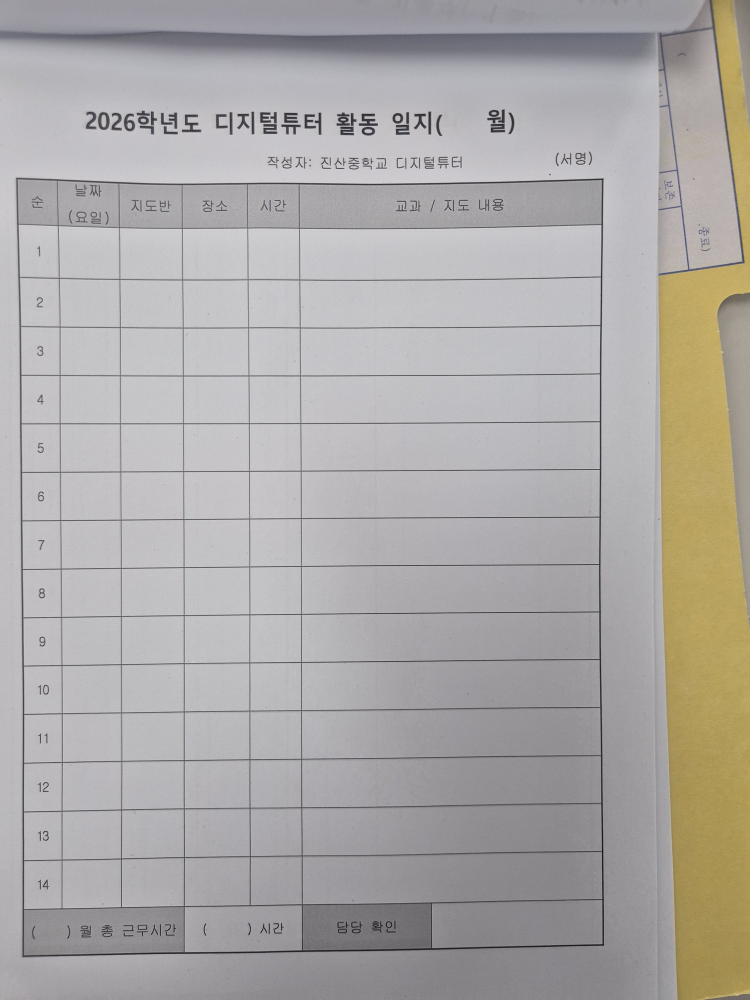
#> input picture data/photos/form_activity.jpg, 1500 x 2000 px (shown at 1/2 size)
$ python -i preprocess.py   (imports and definitions only)
#> lines starting #> are read from the running program, lines starting #| are printed output that depends on the picture; after the words box and inside, x2 and y2 are one past the last pixel; in counts of white or black regions, pixels touching at a corner belong together
#> further down, picture is the input picture: shape (2000, 1500, 3); mean B, G, R 167.5, 169.6, 172.6
"""용지 검출 + 원근 보정 + 선 마스크."""
import cv2
import numpy as np

PPM = 10  # px/mm


def _order(pts):
    pts = np.array(pts, dtype=np.float32).reshape(4, 2)
    s = pts.sum(1)
    d = np.diff(pts, axis=1).ravel()
    return np.array([pts[np.argmin(s)], pts[np.argmin(d)], pts[np.argmax(s)], pts[np.argmax(d)]], np.float32)


def find_paper(img):
    h, w = img.shape[:2]
    sc = 1000.0 / max(h, w)
    small = cv2.resize(img, None, fx=sc, fy=sc, interpolation=cv2.INTER_AREA)
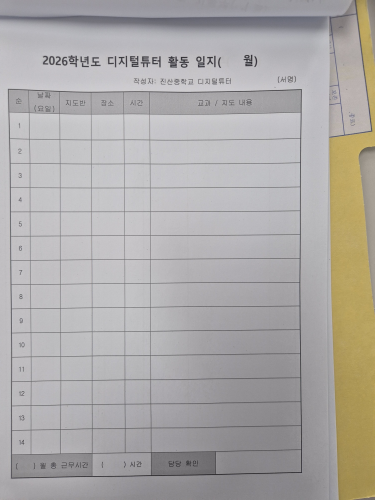
#> small: shape (1000, 750, 3) (shown at 1/2 size); mean B, G, R 167.7, 169.8, 172.8
    g = cv2.GaussianBlur(cv2.cvtColor(small, cv2.COLOR_BGR2GRAY), (9, 9), 0)
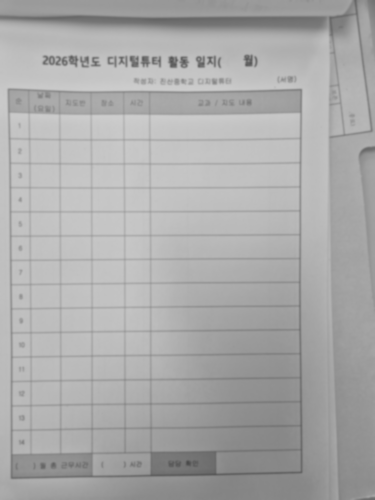
#> g: shape (1000, 750) (shown at 1/2 size); min 73, max 205, mean 170.4
    _, th = cv2.threshold(g, 0, 255, cv2.THRESH_BINARY + cv2.THRESH_OTSU)
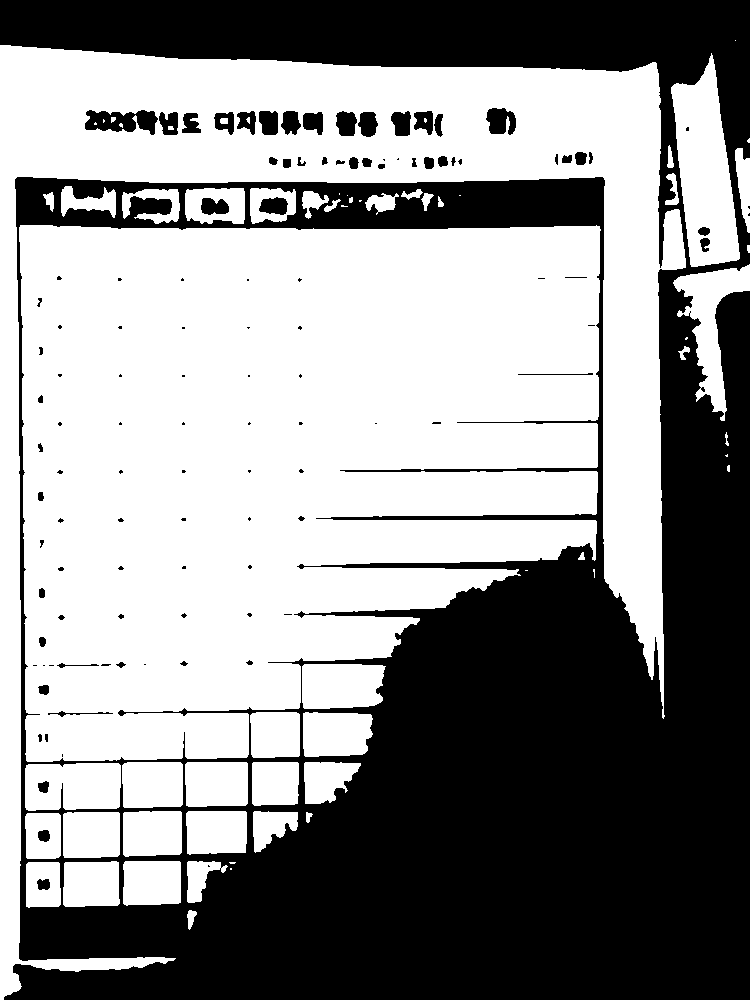
#> th: shape (1000, 750); 57.2% white; 112 black regions (53 under 20 px), largest, box (x1, y1, x2, y2) and area: (0, 0, 750, 1000) 311550, (85, 110, 158, 135) 1189, (486, 108, 516, 135) 598
    th = cv2.morphologyEx(th, cv2.MORPH_CLOSE, np.ones((15, 15), np.uint8))
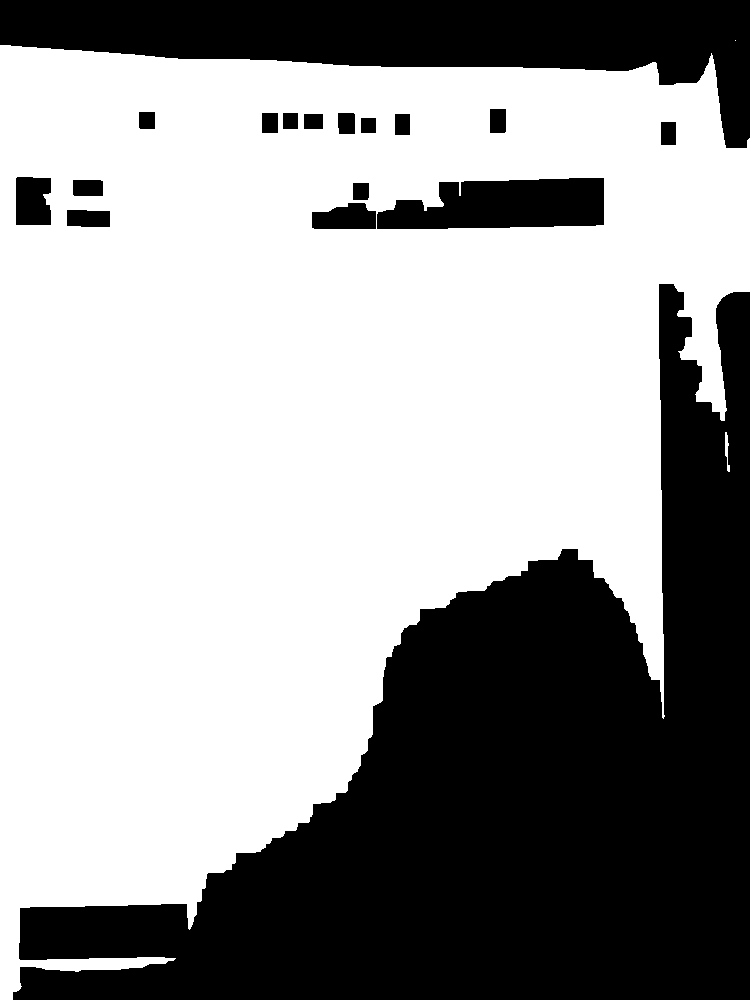
#> th: shape (1000, 750); 61.9% white; 17 black regions
    # 격자선/글자 구멍 메우기
    cnts, _ = cv2.findContours(th, cv2.RETR_EXTERNAL, cv2.CHAIN_APPROX_SIMPLE)
#> cnts = 3 contours, 1 with area under 20; largest, box (x1, y1, x2, y2) and area: (0, 45, 750, 1000) 478654, (725, 432, 730, 472) 60
    if not cnts:
        return None
    c = max(cnts, key=cv2.contourArea)
#> c = contour of 588 points, box (x1, y1, x2, y2) (0, 45, 750, 1000), area 478654
    if cv2.contourArea(c) < 0.2 * small.shape[0] * small.shape[1]:
        return None
    hull = cv2.convexHull(c)
#> hull = contour of 14 points, box (x1, y1, x2, y2) (0, 45, 750, 1000), area 586148
    quad = None
    peri = cv2.arcLength(hull, True)
#> peri = 3071
    for eps in np.arange(0.01, 0.1, 0.005):
        ap = cv2.approxPolyDP(hull, eps * peri, True)
        if len(ap) == 4:
            quad = ap.reshape(4, 2)
            break
#> this loop made 3 passes
#> quad on pass 3: [[711, 53], [663, 718], [0, 999], [0, 45]]
    if quad is None:
        quad = cv2.boxPoints(cv2.minAreaRect(hull))
    quad = _order(quad) / sc
#> in _order, `pts = np.array(pts, dtype=np.float32).reshape(4, 2)`: pts = [[711, 53], [663, 718], [0, 999], [0, 45]]
#> in _order, `s = pts.sum(1)`: s = [764, 1381, 999, 45]
#> in _order, `d = np.diff(pts, axis=1).ravel()`: d = [-658, 55, 999, 45]
#> quad = [[0, 90], [1422, 106], [1326, 1436], [0, 1998]]
    # 너무 이상한 사각형 / 사진 밖으로 잘림 검사
    m = 0.01 * max(h, w)
    touch = sum([(quad[:, 0] < m).any(), (quad[:, 0] > w - m).any(), (quad[:, 1] < m).any(), (quad[:, 1] > h - m).any()])
#> touch = 2
    return quad, touch


def rectify(img, force_fullframe=False):
    """반환: (보정 이미지, page_mm, flags, 변환 정보)"""
    flags = []
    res = None if force_fullframe else find_paper(img)
#> res = ([[0, 90], [1422, 106], [1326, 1436], [0, 1998]], 2)
    if res is not None:
        quad, touch = res
#> quad = [[0, 90], [1422, 106], [1326, 1436], [0, 1998]]; touch = 2
        w_ = (np.linalg.norm(quad[1] - quad[0]) + np.linalg.norm(quad[2] - quad[3])) / 2
#> w_ = 1431.1
        h_ = (np.linalg.norm(quad[3] - quad[0]) + np.linalg.norm(quad[2] - quad[1])) / 2
#> h_ = 1620.7
        ratio = max(w_, h_) / max(1.0, min(w_, h_))
#> ratio = 1.13
        if touch >= 3:
            flags.append({"reason": "paper_clipped"})
            res = None
        elif abs(ratio - 1.414) > 0.12:
            flags.append({"reason": "paper_not_a4_ratio:%.2f" % ratio})
            res = None
    if res is None:
        flags.append({"reason": "no_paper_assume_width_210mm"})
        h, w = img.shape[:2]
        s = 2100.0 / w
        out = cv2.resize(img, None, fx=s, fy=s, interpolation=cv2.INTER_AREA if s < 1 else cv2.INTER_CUBIC)
        return out, [210, round(out.shape[0] / PPM, 1)], flags
    w_ = (np.linalg.norm(quad[1] - quad[0]) + np.linalg.norm(quad[2] - quad[3])) / 2
    h_ = (np.linalg.norm(quad[3] - quad[0]) + np.linalg.norm(quad[2] - quad[1])) / 2
    if w_ > h_:
        W, H, pg = 2970, 2100, [297, 210]
        flags.append({"reason": "landscape_page"})
    else:
        W, H, pg = 2100, 2970, [210, 297]
    dst = np.array([[0, 0], [W - 1, 0], [W - 1, H - 1], [0, H - 1]], np.float32)
    M = cv2.getPerspectiveTransform(quad, dst)
    out = cv2.warpPerspective(img, M, (W, H), flags=cv2.INTER_CUBIC, borderValue=(255, 255, 255))
    return out, pg, flags


# [83 lines left out: functions line_mask, table_rectify, flatten, not called in this run]

>>> import cv2
>>> picture = cv2.imread('../data/photos/form_activity.jpg')
>>> result = rectify(picture)

$ run again, on data/photos/form_attendance.jpg
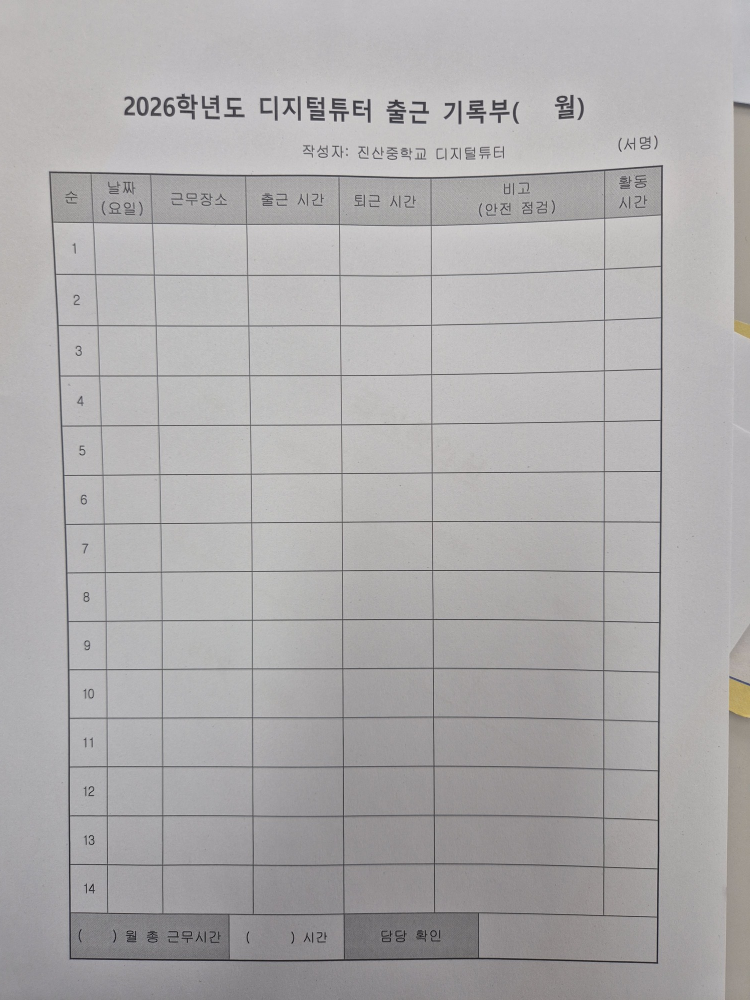
#> input picture data/photos/form_attendance.jpg, 1500 x 2000 px (shown at 1/2 size)
#> picture is the input picture: shape (2000, 1500, 3); mean B, G, R 171.9, 171.3, 173.2
#> in find_paper, `_, th = cv2.threshold(g, 0, 255, cv2.THRESH_BINARY + cv2.THRESH_OTSU)`:
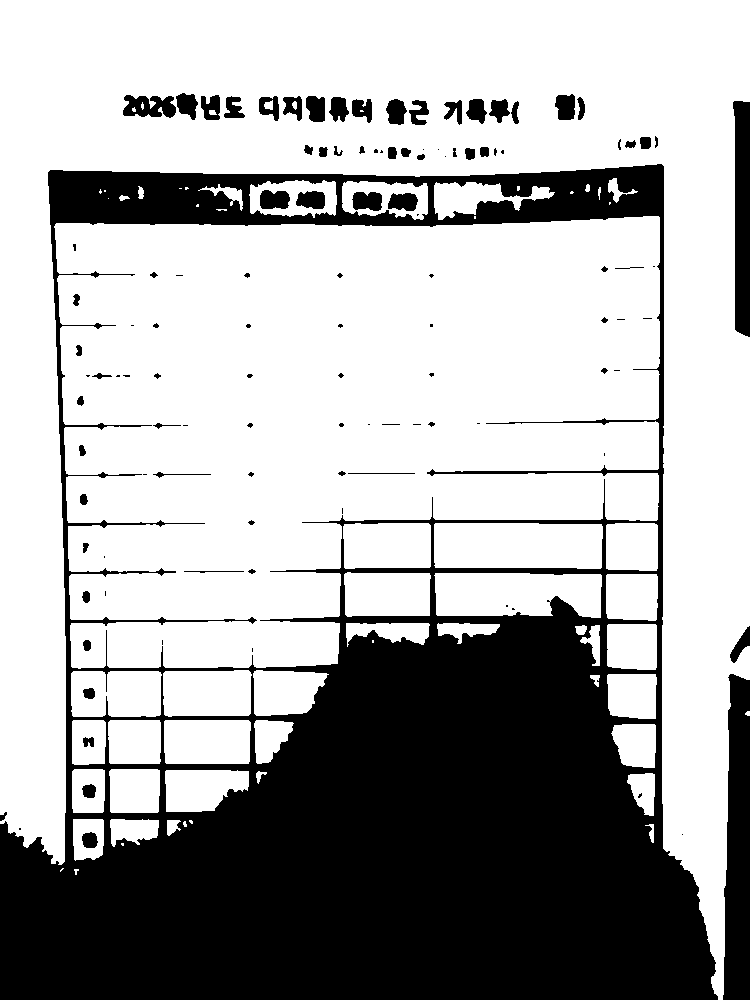
#> th: shape (1000, 750); 66.9% white; 115 black regions (46 under 20 px), largest, box (x1, y1, x2, y2) and area: (0, 164, 718, 1000) 226736, (723, 674, 750, 1000) 7462, (733, 101, 750, 337) 3511
#> in find_paper, `th = cv2.morphologyEx(th, cv2.MORPH_CLOSE, np.ones((15, 15), np.uint8))`:
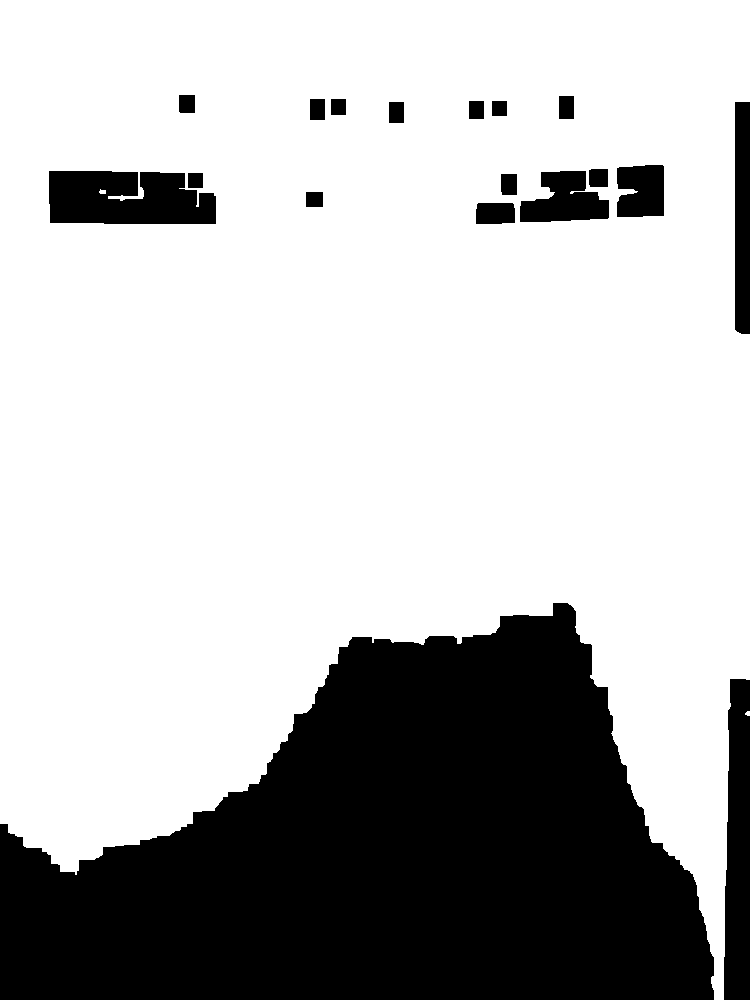
#> th: shape (1000, 750); 72.2% white; 18 black regions
#> cnts = 2 contours, 1 with area under 20; largest, box (x1, y1, x2, y2) and area: (0, 0, 750, 1000) 556214
#> c = contour of 419 points, box (x1, y1, x2, y2) (0, 0, 750, 1000), area 556214
#> hull = contour of 10 points, box (x1, y1, x2, y2) (0, 0, 750, 1000), area 693266
#> peri = 3324.6
#> the loop in find_paper, `for eps in np.arange(0.01, 0.1, 0.005):` made 1 pass
#> quad on pass 1: [[749, 0], [723, 999], [24, 846], [0, 0]]
#> pts = [[749, 0], [723, 999], [24, 846], [0, 0]]
#> in _order, `s = pts.sum(1)`: s = [749, 1722, 870, 0]
#> d = [-749, 276, 822, 0]
#> in find_paper, `quad = _order(quad) / sc`: quad = [[0, 0], [1498, 0], [1446, 1998], [48, 1692]]
#> in find_paper, `touch = sum([(quad[:, 0] < m).any(), (quad[:, 0] > w - m).any(), (quad..`: touch = 4
#> res = ([[0, 0], [1498, 0], [1446, 1998], [48, 1692]], 4)
#> in rectify, `quad, touch = res`: quad = [[0, 0], [1498, 0], [1446, 1998], [48, 1692]]; touch = 4
#> w_ = 1464.5
#> h_ = 1845.7
#> ratio = 1.26

$ run again, on data/photos/form_meal.jpg
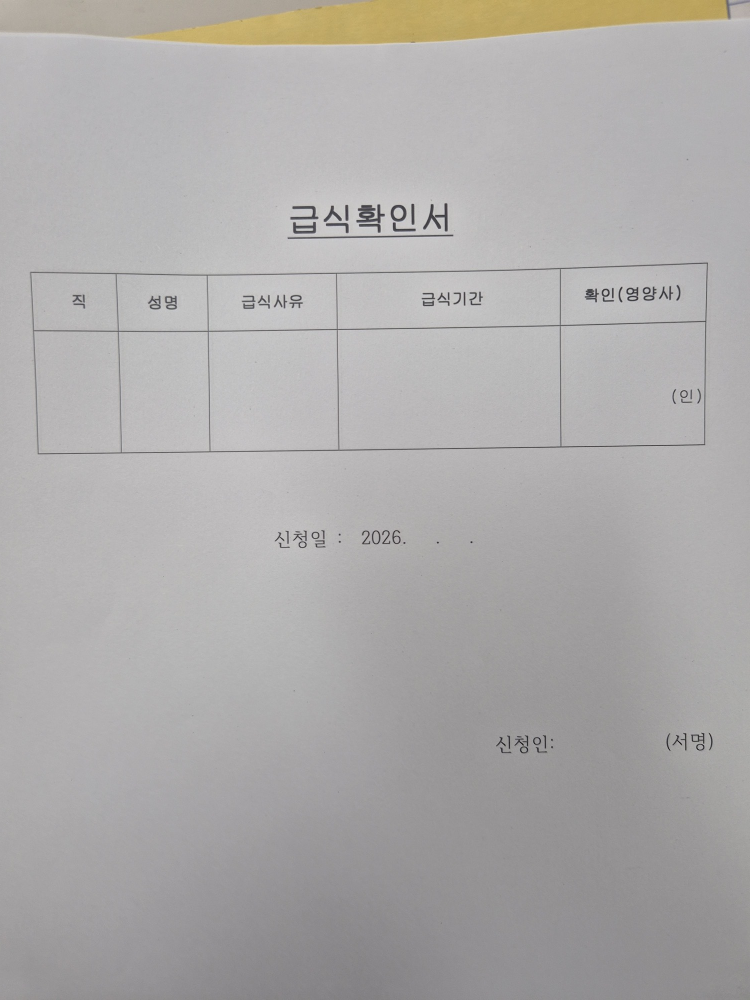
#> input picture data/photos/form_meal.jpg, 1500 x 2000 px (shown at 1/2 size)
#> picture is the input picture: shape (2000, 1500, 3); mean B, G, R 170.5, 171.2, 173.3
#> in find_paper, `_, th = cv2.threshold(g, 0, 255, cv2.THRESH_BINARY + cv2.THRESH_OTSU)`:
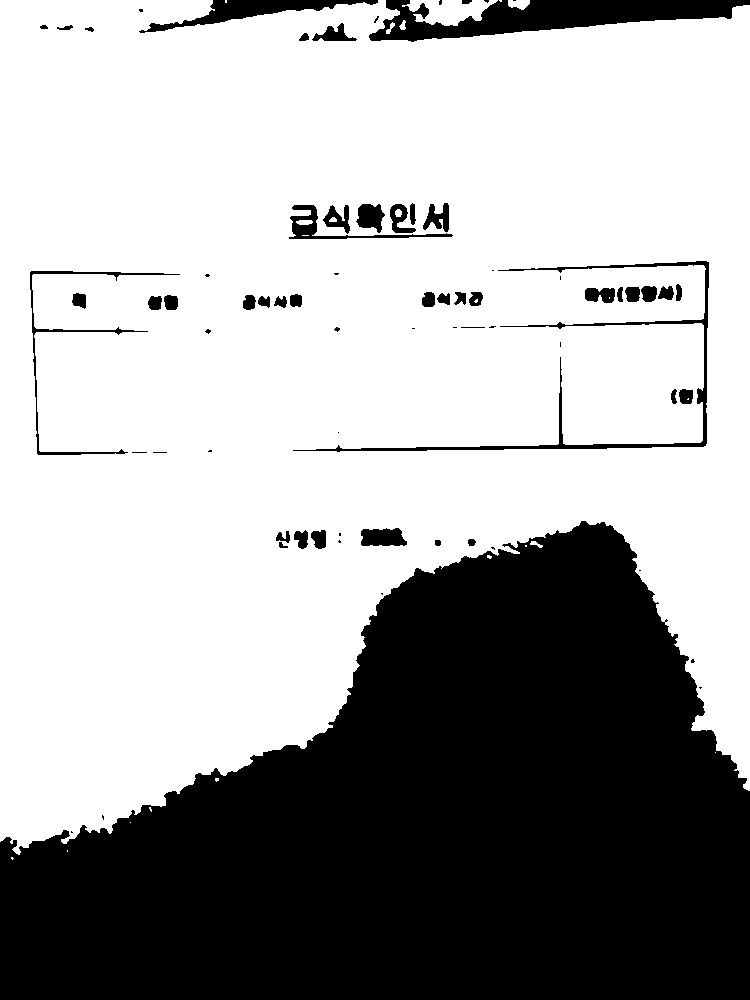
#> th: shape (1000, 750); 65.6% white; 72 black regions (28 under 20 px), largest, box (x1, y1, x2, y2) and area: (0, 521, 750, 1000) 234788, (369, 0, 750, 42) 8343, (293, 261, 709, 452) 3298
#> in find_paper, `th = cv2.morphologyEx(th, cv2.MORPH_CLOSE, np.ones((15, 15), np.uint8))`:
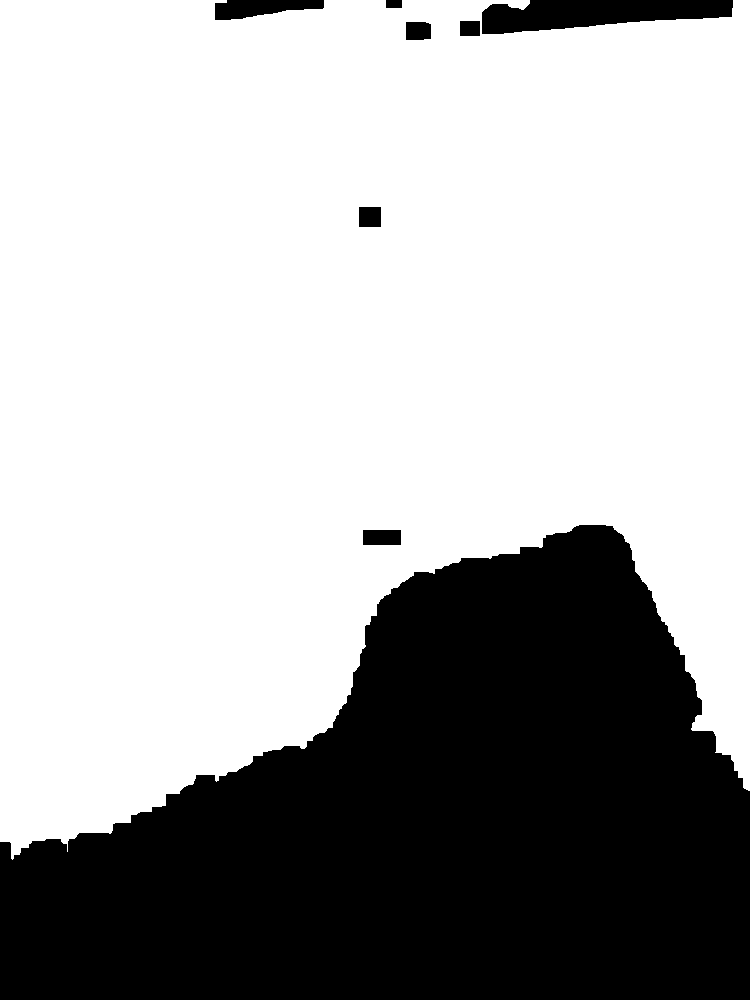
#> th: shape (1000, 750); 67.6% white; 8 black regions
#> cnts = 1 contour; box (x1, y1, x2, y2) and area: (0, 0, 750, 860) 507109
#> c = contour of 487 points, box (x1, y1, x2, y2) (0, 0, 750, 860), area 507109
#> hull = [[749, 0], [749, 790], [12, 859], [11, 858], [0, 841], [0, 0]]
#> peri = 3141.9
#> the loop in find_paper, `for eps in np.arange(0.01, 0.1, 0.005):` made 1 pass
#> quad on pass 1: [[749, 0], [749, 790], [12, 859], [0, 0]]
#> pts = [[749, 0], [749, 790], [12, 859], [0, 0]]
#> in _order, `s = pts.sum(1)`: s = [749, 1539, 871, 0]
#> d = [-749, 41, 847, 0]
#> in find_paper, `quad = _order(quad) / sc`: quad = [[0, 0], [1498, 0], [1498, 1580], [24, 1718]]
#> in find_paper, `touch = sum([(quad[:, 0] < m).any(), (quad[:, 0] > w - m).any(), (quad..`: touch = 3
#> res = ([[0, 0], [1498, 0], [1498, 1580], [24, 1718]], 3)
#> in rectify, `quad, touch = res`: quad = [[0, 0], [1498, 0], [1498, 1580], [24, 1718]]; touch = 3
#> w_ = 1489.2
#> h_ = 1649.1
#> ratio = 1.11
